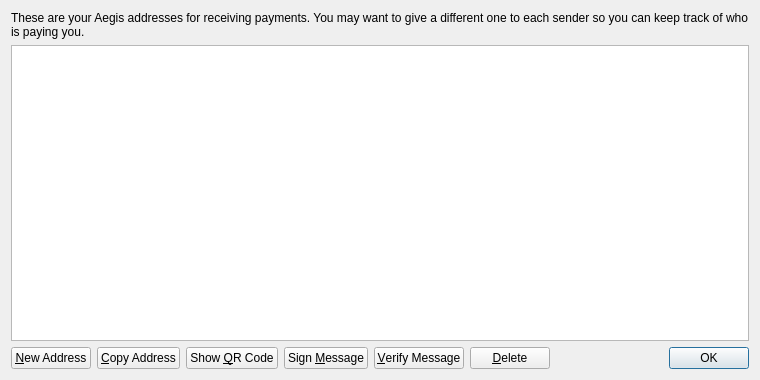
<?xml version="1.0" encoding="UTF-8"?>
<ui version="4.0">
 <class>AddressBookPage</class>
 <widget class="QWidget" name="AddressBookPage">
  <property name="geometry">
   <rect>
    <x>0</x>
    <y>0</y>
    <width>760</width>
    <height>380</height>
   </rect>
  </property>
  <property name="windowTitle">
   <string>Address Book</string>
  </property>
  <layout class="QVBoxLayout" name="verticalLayout">
   <item>
    <widget class="QLabel" name="labelExplanation">
     <property name="text">
      <string>These are your Aegis addresses for receiving payments. You may want to give a different one to each sender so you can keep track of who is paying you.</string>
     </property>
     <property name="textFormat">
      <enum>Qt::PlainText</enum>
     </property>
     <property name="wordWrap">
      <bool>true</bool>
     </property>
    </widget>
   </item>
   <item>
    <widget class="QTableView" name="tableView">
     <property name="contextMenuPolicy">
      <enum>Qt::CustomContextMenu</enum>
     </property>
     <property name="toolTip">
      <string>Double-click to edit address or label</string>
     </property>
     <property name="tabKeyNavigation">
      <bool>false</bool>
     </property>
     <property name="alternatingRowColors">
      <bool>true</bool>
     </property>
     <property name="selectionMode">
      <enum>QAbstractItemView::SingleSelection</enum>
     </property>
     <property name="selectionBehavior">
      <enum>QAbstractItemView::SelectRows</enum>
     </property>
     <property name="sortingEnabled">
      <bool>true</bool>
     </property>
     <attribute name="verticalHeaderVisible">
      <bool>false</bool>
     </attribute>
    </widget>
   </item>
   <item>
    <layout class="QHBoxLayout" name="horizontalLayout">
     <item>
      <widget class="QPushButton" name="newAddressButton">
       <property name="toolTip">
        <string>Create a new address</string>
       </property>
       <property name="text">
        <string>&amp;New Address</string>
       </property>
       <property name="icon">
        <iconset resource="../bitcoin.qrc">
         <normaloff>:/icons/add</normaloff>:/icons/add</iconset>
       </property>
      </widget>
     </item>
     <item>
      <widget class="QPushButton" name="copyToClipboard">
       <property name="toolTip">
        <string>Copy the currently selected address to the system clipboard</string>
       </property>
       <property name="text">
        <string>&amp;Copy Address</string>
       </property>
       <property name="icon">
        <iconset resource="../bitcoin.qrc">
         <normaloff>:/icons/editcopy</normaloff>:/icons/editcopy</iconset>
       </property>
      </widget>
     </item>
     <item>
      <widget class="QPushButton" name="showQRCode">
       <property name="text">
        <string>Show &amp;QR Code</string>
       </property>
       <property name="icon">
        <iconset resource="../bitcoin.qrc">
         <normaloff>:/icons/qrcode</normaloff>:/icons/qrcode</iconset>
       </property>
      </widget>
     </item>
     <item>
      <widget class="QPushButton" name="signMessage">
       <property name="toolTip">
        <string>Sign a message to prove you own a Aegis address</string>
       </property>
       <property name="text">
        <string>Sign &amp;Message</string>
       </property>
       <property name="icon">
        <iconset resource="../bitcoin.qrc">
         <normaloff>:/icons/edit</normaloff>:/icons/edit</iconset>
       </property>
      </widget>
     </item>
     <item>
      <widget class="QPushButton" name="verifyMessage">
       <property name="toolTip">
        <string>Verify a message to ensure it was signed with a specified Aegis address</string>
       </property>
       <property name="text">
        <string>&amp;Verify Message</string>
       </property>
       <property name="icon">
        <iconset resource="../bitcoin.qrc">
         <normaloff>:/icons/transaction_0</normaloff>:/icons/transaction_0</iconset>
       </property>
      </widget>
     </item>
     <item>
      <widget class="QPushButton" name="deleteButton">
       <property name="toolTip">
        <string>Delete the currently selected address from the list</string>
       </property>
       <property name="text">
        <string>&amp;Delete</string>
       </property>
       <property name="icon">
        <iconset resource="../bitcoin.qrc">
         <normaloff>:/icons/remove</normaloff>:/icons/remove</iconset>
       </property>
      </widget>
     </item>
     <item>
      <spacer name="horizontalSpacer">
       <property name="orientation">
        <enum>Qt::Horizontal</enum>
       </property>
       <property name="sizeHint" stdset="0">
        <size>
         <width>40</width>
         <height>20</height>
        </size>
       </property>
      </spacer>
     </item>
     <item>
      <widget class="QDialogButtonBox" name="buttonBox">
       <property name="sizePolicy">
        <sizepolicy hsizetype="Maximum" vsizetype="Fixed">
         <horstretch>0</horstretch>
         <verstretch>0</verstretch>
        </sizepolicy>
       </property>
       <property name="standardButtons">
        <set>QDialogButtonBox::Ok</set>
       </property>
      </widget>
     </item>
    </layout>
   </item>
  </layout>
 </widget>
 <resources>
  <include location="../bitcoin.qrc"/>
 </resources>
 <connections/>
</ui>
